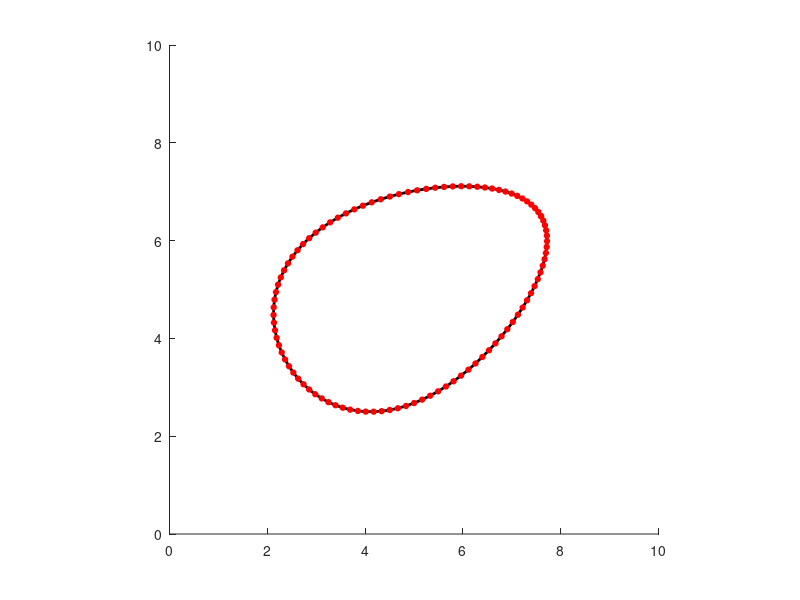

Write MATLAB code to recreate this figure. (Note: this script raises an error after producing the figure.)
%start with newton function orion_newton
function class_2025_09_12()
    eggxample01();
end

%template for how to properly call egg_func
%also provides example for how to interpret outputs
function eggxample01()

    %set the oval hyper-parameters
    egg_params = struct();
    egg_params.a = 3; egg_params.b = 2; egg_params.c = .15;

    %specify the position and orientation of the egg
    x0 = 5; y0 = 5; theta = pi/6;
%x and y change pos, theta changes orientation of egg
    s = .3;
    %set up the axis
    hold on; axis equal; axis square
    axis([0,10,0,10])

    s_perimeter = linspace(0, 1, 100);

    s_tangent = .3; % arbitrarily form 0-1
    [V_vals, G_vals] = egg_func(s_perimeter,x0,y0,theta,egg_params);


    plot(V_vals(1,:), V_vals(2,:), 'k', 'linewidth', 2);
    [V_tangent, G_tangent] = egg_func(s_tangent,x0,y0,theta,egg_params);
     plot(V_vals(1,:), V_vals(2,:), 'ro', 'markerfacecolor','r', 'markersize', 4);
     plot(V_tangent(1), G_tangent(2), 'ro', 'markerfacecolor','r', 'markersize', 4);
    % plot(V_tangent(1)+[0,G_tangent(1)],V_tangent(2)+[0,G_tangent(2)] k', 'linewidth', 2);

    [xmin,xmax,ymin,ymax] = find_bounding_box(x0,y0,theta,egg_params);
    plot([xmin,xmax,xmax,xmin],[ymin,ymax,ymax,ymin]);
end


function [xmin, xmax,ymin,ymax] = find_bounding_box(x0,y0,theta,egg_params)

    egg_wrapper_func2_y = @(s_in) egg_wrapper_func1_y(s,x0,y0,theta,egg_params);
    egg_wrapper_func2_x = @(s_in) egg_wrapper_func1_x(s,x0,y0,theta,egg_params);

    s_guess_list = 0:.2:1;

    dxtol = 1e-14; ytol = 1e-14; max_iter = 200; dfdxmin = 1e-8;

    x_list = [];
    y_list = [];
    for s_guess = s_guess_list
        s_rootx = secant_solver(egg_wrapper_func2_x, s_guess+1e-4, dxtol,ytol,max_iter,dfdxmin)
        [V, ~] = egg_func(s_rootx,x0,y0,theta,egg_params);
        x_list(end+1) = V(1);

        s_rooty = secant_solver(egg_wrapper_func2_y, s_guess+1e-4, dxtol,ytol,max_iter,dfdxmin)
        [V, ~] = egg_func(s_rooty,x0,y0,theta,egg_params);
        y_list(end+1) = V(2);

    end

        xmin = min(x_list);
        xmax = max(x_list);
        ymin = min(y_list);
        ymax = max(y_list);
end


function Gx = egg_wrapper_func1_x(s,x0,y0,theta,egg_params)
    [~, G] = egg_func(s,x0,y0,theta,egg_params);
    Gx = G(1);
end

function Gy = egg_wrapper_func1_y(s,x0,y0,theta,egg_params)
    [~, G] = egg_func(s,x0,y0,theta,egg_params);
    Gy = G(2);
end


function [V, G] = egg_func(s,x0,y0,theta,egg_params)
        %unpack the struct
        a=egg_params.a;
        b=egg_params.b;
        c=egg_params.c;
        %compute x (without rotation or translation)
        x = a*cos(2*pi*s);
        %useful intermediate variable
        f = exp(-c*x/2);
        %compute y (without rotation or translation)
        y = b*sin(2*pi*s).*f;
        %compute the derivatives of x and y (without rotation or translation)
        dx = -2*pi*a*sin(2*pi*s);
        df = (-c/2)*f.*dx;
        dy = 2*pi*b*cos(2*pi*s).*f + b*sin(2*pi*s).*df;
        %rotation matrix corresponding to theta
        R = [cos(theta),-sin(theta);sin(theta),cos(theta)];
        %compute position and gradient for rotated + translated oval
        V = R*[x;y]+[x0*ones(1,length(theta));y0*ones(1,length(theta))];
        G = R*[dx;dy];
end


function x_root = secant_solver(fun,x_guess0, x_guess1, dxtol, ytol, max_iter, dfdxmin)

    delta_x = 2*dxtol;

    fval0 = fun(x_guess0);
    fval1 = fun(x_guess1);

    dfdx = (fval1 - fval0)/(x_guess1 - x_guess0);

    count = 0;


    while count<max_iter && abs(delta_x) > dxtol && abs(fval1) > ytol && abs(dfdx) > dfdxmin

    count = count+1;

    delta_x = -fvals/dfdx;

    x_guess2 = x_guess1 + delta_x;
    fval2 = fun(x_guess1);

    x_guess0 = x_guess1;
    fval0 = fval1;

    x_guess1 = x_guess2;
    fval1 = fval2;

    dfdx = (fval1-fval0)/(x_guess1 - x_guess0);


    end

    x_root = g_guess;

end

